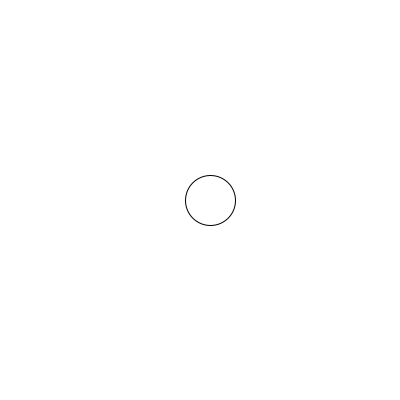
Frame 1 (no input)
Frame 60 (the mouse pressed at the canvas centre just before this capture): identical to frame 1, image omitted
Frame 120 (the mouse held since frame 60 and released just before this capture): identical to frame 1, image omitted

The Processing sketch that drew this single still picture (run headless with seeded random() and noise(); from frame 60 on, the mouse is pressed at the canvas centre):

// Processing sketch: Exercise3
// ── Exercise3.pde
// Exercise 3
void setup(){
  size(400,400);
}

void draw(){
  background(255);
  circle(210,200,50);
}
